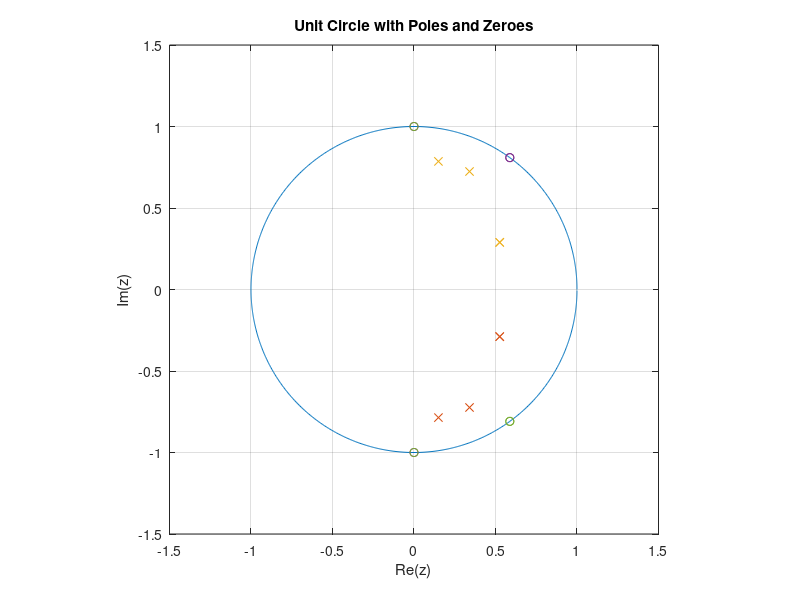
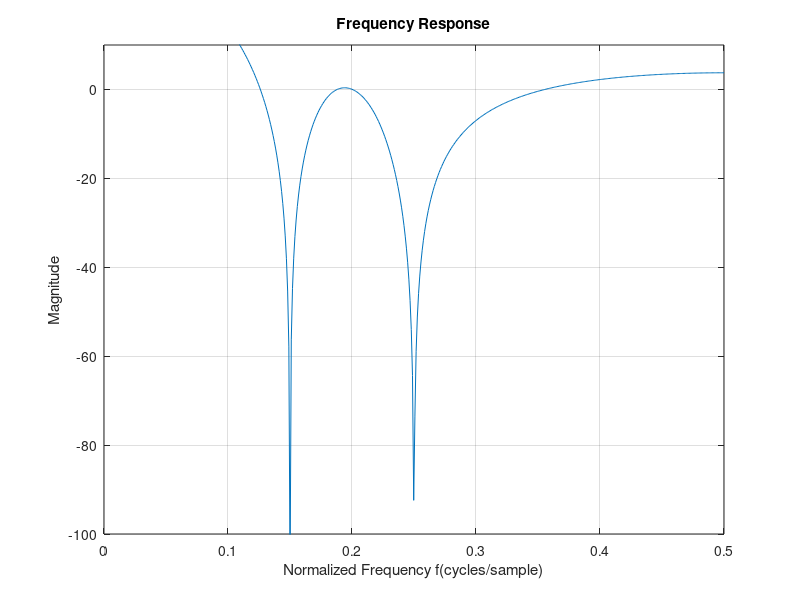
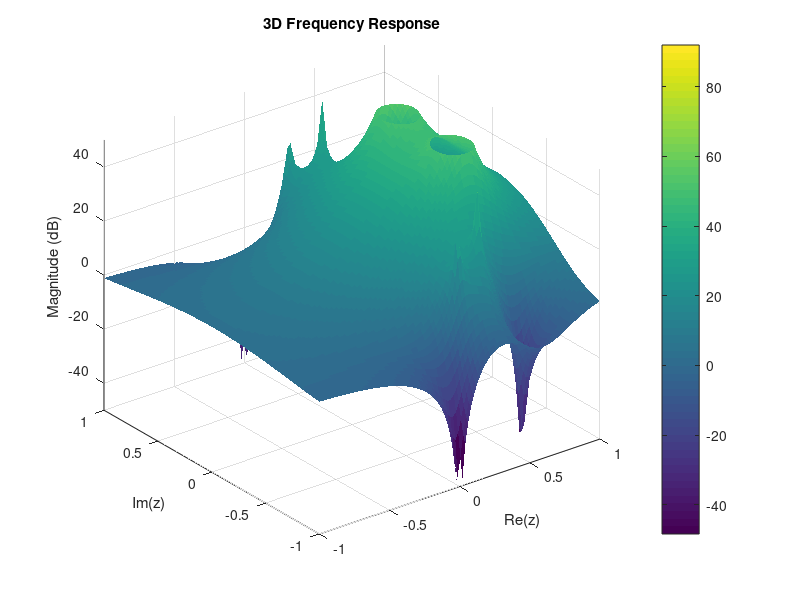

MATLAB code for these plots, in order: (Note: this script raises an error after producing the figures.)
fprintf('NEW INSTANCE \n');
%% 1) POLES AND ZEROES


N = 1024;
w = 2*pi()*[0:N-1]/N;
z = exp(j*w);
minz = -50; maxz = 50;
iir_poles = [.8*exp(j*2*pi()*0.22*[-1,1])
             .8*exp(j*2*pi()*0.18*[-1,1])
             .6*exp(j*2*pi()*0.080*[-1,1])
             .6*exp(j*2*pi()*0.080*[-1,1])];

iir_zeros = [-1*exp(j*2*pi()*0.350*[-1,1])
             -1*exp(j*2*pi()*0.350*[-1,1])
             1*exp(j*2*pi()*0.250*[-1,1])
             1*exp(j*2*pi()*0.750*[-1,1])];

figure(1); clf
plot(z);
hold on
plot(real(iir_poles), imag(iir_poles), 'x');
plot(real(iir_zeros),imag(iir_zeros),'o');
axis square
axis([-1.5 1.5 -1.5 1.5]);
grid 
xlabel('Re(z)');
ylabel('Im(z)');
title('Unit Circle with Poles and Zeroes');
%% 2) FREQUENCY RESPONSE 

iir_poles = iir_poles(:);
iir_zeros = iir_zeros(:);

dem = poly(iir_poles);
num = poly(iir_zeros);

figure(2); clf
f= linspace(-0.5,0.5, N);
w = 2*pi()*f;
z = exp(j*w);
H = polyval(num, z) ./ polyval(dem, z);
Hdb = 20 * log10(abs(H));
plot(f,Hdb);
grid
xlabel('Normalized Frequency f(cycles/sample)');
ylabel('Magnitude');
title('Frequency Response');
axis([0 0.5 -100 10]);
%% 3) 3D PLOT 

x = linspace(-1, 1, 101); 
y = linspace(-1, 1, 101); 
[real_x, imag_y] = meshgrid(x, y); 
z_grid = real_x + j*imag_y; 

H_grid = polyval(num, z_grid(:)) ./ polyval(dem, z_grid(:)); 
H_grid = reshape(H_grid, size(real_x)); 
Hdb_grid = 20 * log10(abs(H_grid)); 
Hdb_grid(Hdb_grid < minz) = nan;

figure(3); clf;
surf(real_x, imag_y, Hdb_grid, 'EdgeColor', 'none');
xlabel('Re(z)');
ylabel('Im(z)');
zlabel('Magnitude (dB)');
title('3D Frequency Response');
axis([-1 1 -1 1 minz maxz]);
colorbar;
grid on;
%% 4) CREATE.SOS INTEGRATION

%some error around here

num = poly(iir_zeros);
den = poly(iir_poles);


max_gain = filternorm(num,den,inf);
k = 1/max_gain;
createsos(iir_zeros,iir_poles,k);

